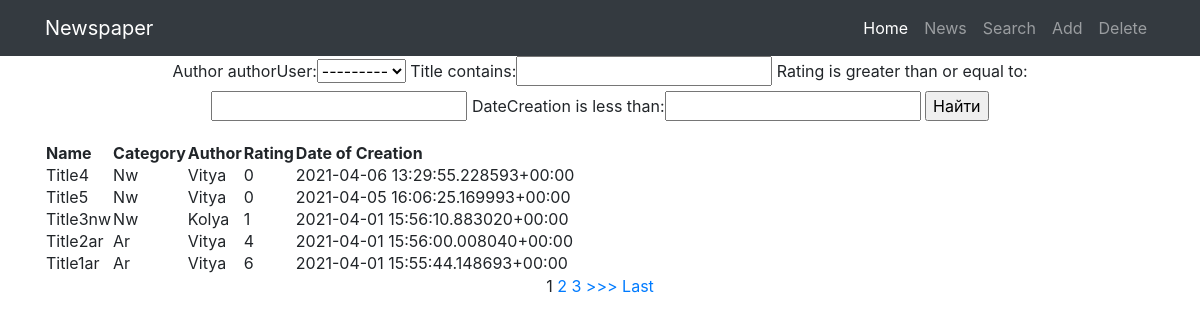
The app's page /news/search/ with its own data.
### news/models.py (models this page shows, shortened)
class Post(models.Model):
    author = models.ForeignKey(Author, on_delete=models.CASCADE)
    NEWS = 'NW'
    ARTICLE = 'AR'
    CATEGORY_CHOICES = (
        (NEWS, 'Новость'),
        (ARTICLE, 'Статья'),
    )
    categoryType = models.CharField(max_length=2, choices=CATEGORY_CHOICES, default=ARTICLE)
    dateCreation = models.DateTimeField(auto_now_add=True)
    postCategory = models.ManyToManyField(Category, through='PostCategory')
    title = models.CharField(max_length=128)
    text = models.TextField()
    rating = models.SmallIntegerField(default=0)

class Author(models.Model):
    authorUser = models.OneToOneField(User, on_delete=models.CASCADE)
    ratingAuthor = models.SmallIntegerField(default=0)

### news/views.py (the view)
# urls.py: path('search/', PostSearch.as_view()),
class PostSearch(ListView):
    model = Post
    template_name = 'search.html'
    context_object_name = 'post'
    ordering = ['-dateCreation']
    paginate_by = 1
    form_class = PostForm  # добавляем форм класс, чтобы получать доступ к форме через метод POST
    def get_context_data(self, **kwargs):
        context = super().get_context_data(**kwargs)
        context['filter'] = PostFilter(self.request.GET, queryset=self.get_queryset())
        context['form'] = PostForm()
        return context

### news/forms.py
class PostForm(ModelForm):
    check_box = BooleanField(label='Ало, Галочка!')  # добавляем галочку, или же true-false поле
    class Meta:
        model = Post
        fields = ['author', 'title', 'text', 'categoryType', 'check_box']

### news/templates/search.html (shortened to what this page needs)
{% extends 'default.html' %}
{% block content %}
<form method="GET">
    {{ filter.form }}
    <input type="submit" value="Найти">
</form>
<table>
    <thead>
        <th>
            Name
        </th>
        <th>
            Category
        </th>
        <th>
            Author
        </th>
        <th>
            Rating
        </th>
        <th>
            Date of Creation
        </th>
    </thead>
    {% for post in filter.qs %}
    <tr>
        <td>
            {{ post.title|title }}
        </td>
        <td>
            {{ post.categoryType|title }}
        </td>
        <td>
            {{ post.author.authorUser.username|title }}
        </td>
        <td>
            {{ post.rating|title }}
        </td>
        <td>
            {{ post.dateCreation|title }}
        </td>
    </tr>
    {% endfor %}
</table>
{% if is_paginated %}
    {% for num in page_obj.paginator.page_range %}
        {% if page_obj.number == num %}
            <a>{{ num }}</a>
        {% elif num > page_obj.number|add:'-3' and num < page_obj.number|add:'3' %}
            <a href="?page={{ num }}">{{ num }}</a>
        {% endif %}
    {% endfor %}
    {% if page_obj.has_next %}
        <a href="?page={{ page_obj.next_page_number }}">>>></a>
        <a href="?page={{ page_obj.paginator.num_pages }}">Last</a>
    {% endif %}
{% endif %}
{% endblock content %}

### records on screen
Post: title "Title4", categoryType "Nw", author.authorUser.username "Vitya", rating "0", dateCreation "2021-04-06 13:29:55.228593+00:00"
Post: title "Title5", categoryType "Nw", author.authorUser.username "Vitya", rating "0", dateCreation "2021-04-05 16:06:25.169993+00:00"
Post: title "Title3nw", categoryType "Nw", author.authorUser.username "Kolya", rating "1", dateCreation "2021-04-01 15:56:10.883020+00:00"
Post: title "Title2ar", categoryType "Ar", author.authorUser.username "Vitya", rating "4", dateCreation "2021-04-01 15:56:00.008040+00:00"
Post: title "Title1ar", categoryType "Ar", author.authorUser.username "Vitya", rating "6", dateCreation "2021-04-01 15:55:44.148693+00:00"

### other values on screen
{{ num }} "1"
{{ num }} "2" "3"
